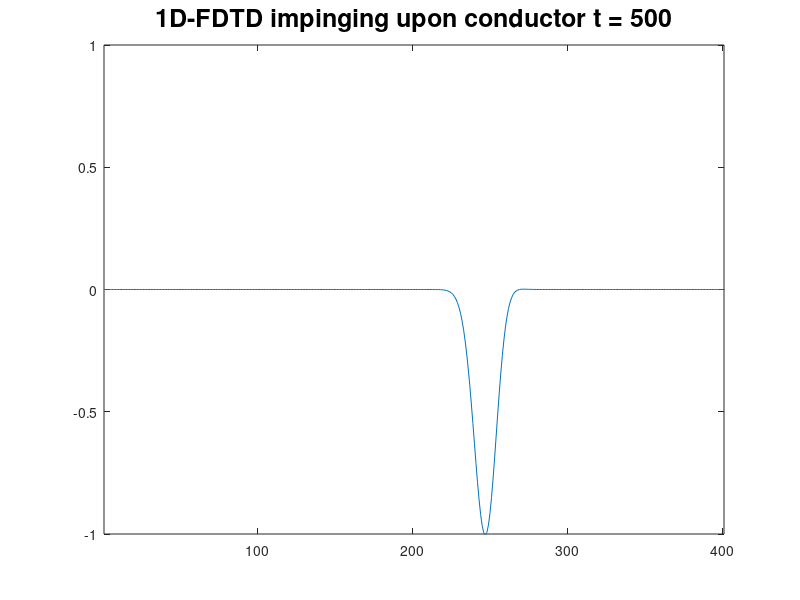

MATLAB code to generate this figure:
clc;clear;close all;

%map size&time
MT=500; % Max time
MX=401; % Max X

%Universal parameters
mu0 = pi*4e-7;
ep0 = 8.85e-12;
c = sqrt(1/mu0/ep0);

%Simulation parameters
wavelength = 523e-9;  
freq = c/wavelength;
dx = wavelength/20;
dt = (1/c)*(2*dx^-2)^-0.5; %to meet stability condition

%Update factors and secondary variables
Eeta=dt/dx/ep0;
Heta=dt/dx/mu0;
Z = (ep0/mu0)^0.5; %Impedance of free space

%EH Fields
Ez=zeros(MX+1,1);
Hy=zeros(MX+1,1);

%Initial starting fields, gaussian source
direction=1; %1 for right
x0_E=100;
x0_H=x0_E-1;
spread=10;

Ez(2:MX,1)= exp(-(x0_E-(2:MX)).^2/spread^2); 
Hy(1:MX-1,1)= -direction*Z*exp(-(x0_H-(1:MX-1)).^2/spread^2); 


%Boundary Condition
x_conductor = 350;

%Main time loop
for n=1:MT
    %Update Equations
    Hy(1:MX-1)=Hy(1:MX-1)+Heta.*(-Ez(1:MX-1)+Ez(2:MX));%t offset by 0.5
    Ez(2:MX-1)=Ez(2:MX-1)+Eeta.*(Hy(2:MX-1)-Hy(1:MX-2)); %x offset by 0.5

    %Boundary Condition
    Ez(x_conductor:MX)=0;

    plot(Ez);
    axis([1 MX -1 1])
    title(['1D-FDTD impinging upon conductor ','t = ',num2str(n)],'FontSize',18);
    pause(0.001)
end